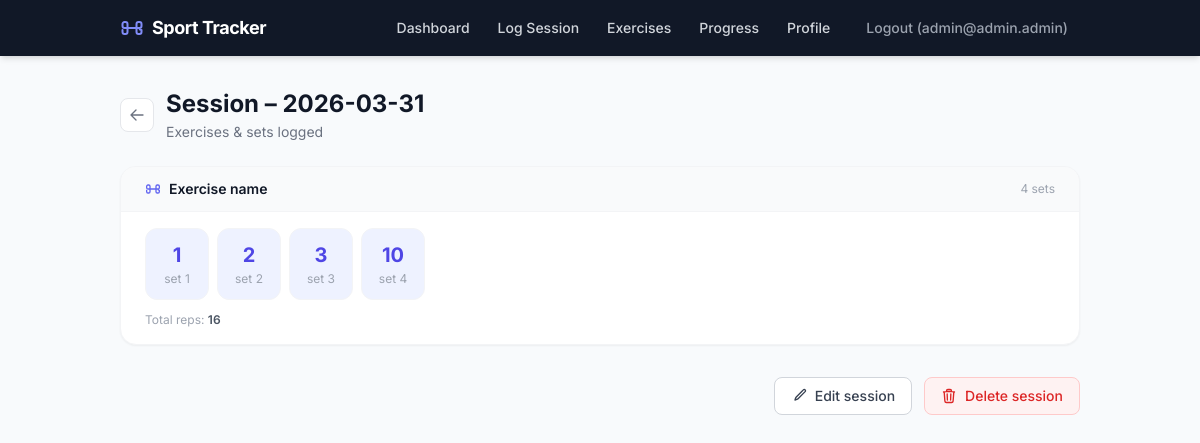
The page /sessions/1 (signed in) on the database its author committed.
### tables this page shows
CREATE TABLE users (
  id INTEGER PRIMARY KEY AUTOINCREMENT,
  email TEXT NOT NULL UNIQUE,
  password_hash TEXT NOT NULL,
  created_at TEXT NOT NULL DEFAULT CURRENT_TIMESTAMP
, name TEXT, date_of_birth TEXT, sex TEXT CHECK (sex IN ('male', 'female')), weight REAL);

CREATE TABLE exercise_sets (
  id INTEGER PRIMARY KEY AUTOINCREMENT,
  session_exercise_id INTEGER NOT NULL,
  set_number INTEGER NOT NULL,
  reps INTEGER NOT NULL CHECK (reps >= 0),
  FOREIGN KEY (session_exercise_id) REFERENCES session_exercises(id) ON DELETE CASCADE
);

CREATE TABLE exercises (
  id INTEGER PRIMARY KEY AUTOINCREMENT,
  user_id INTEGER NOT NULL,
  name TEXT NOT NULL,
  default_sets INTEGER,
  default_reps INTEGER,
  created_at TEXT NOT NULL DEFAULT CURRENT_TIMESTAMP,
  UNIQUE(user_id, name),
  FOREIGN KEY (user_id) REFERENCES users(id) ON DELETE CASCADE
);

### app/routes.py (the view)
@bp.route("/sessions/<int:session_id>")
@login_required
def session_detail(session_id):
    sess = get_session_for_user(session_id, g.user["id"])
    if sess is None:
        abort(404)
    rows = get_session_detail(session_id)
    exercises = []
    for row in rows:
        if not exercises or exercises[-1]["name"] != row["exercise_name"]:
            exercises.append({"name": row["exercise_name"], "sets": []})
        exercises[-1]["sets"].append(row["reps"])
    return render_template("session_detail.html", session=sess, exercises=exercises)

### app/auth/__init__.py (called while the page is built)
def generate_csrf_token() -> str:
    token = session.get("csrf_token")
    if token is None:
        token = secrets.token_urlsafe(32)
        session["csrf_token"] = token
    return token

def login_required(view):
    @wraps(view)
    def wrapped_view(*args, **kwargs):
        if g.user is None:
            return redirect(url_for("auth.login"))
        return view(*args, **kwargs)
    return wrapped_view

@bp.before_app_request
def load_logged_in_user():
    from app.db import get_db  # local import to avoid circular deps at module load
    user_id = session.get("user_id")
    if user_id is None:
        g.user = None
        return
    g.user = get_db().execute("SELECT * FROM users WHERE id = ?", (user_id,)).fetchone()

@bp.before_app_request
def validate_csrf_token():
    if request.method in {"POST", "PUT", "PATCH", "DELETE"}:
        session_token = session.get("csrf_token")
        form_token = request.form.get("csrf_token")
        if session_token is None or form_token is None:
            abort(400)
        if not secrets.compare_digest(session_token, form_token):
            abort(400)

@bp.app_context_processor
def inject_csrf_token():
    return {"csrf_token": generate_csrf_token()}

### app/db.py (called while the page is built)
def get_db():
    if "db" not in g:
        database_path = Path(current_app.config["DATABASE"])
        database_path.parent.mkdir(parents=True, exist_ok=True)
        conn = sqlite3.connect(database_path)
        conn.row_factory = sqlite3.Row
        conn.execute("PRAGMA foreign_keys = ON;")
        g.db = conn
    return g.db

### app/tracker/sessions/queries.py (called while the page is built)
def get_session_for_user(session_id: int, user_id: int):
    return (
        get_db()
        .execute(
            "SELECT id, session_date FROM sessions WHERE id = ? AND user_id = ?",
            (session_id, user_id),
        )
        .fetchone()
    )

def get_session_detail(session_id: int) -> list:
    return (
        get_db()
        .execute(
            """
        SELECT e.name AS exercise_name,
               se.position,
               es.set_number,
               es.reps
        FROM session_exercises se
        JOIN exercises e ON e.id = se.exercise_id
        JOIN exercise_sets es ON es.session_exercise_id = se.id
        WHERE se.session_id = ?
        ORDER BY se.position ASC, es.set_number ASC
        """,
            (session_id,),
        )
        .fetchall()
    )

### app/templates/session_detail.html (shortened to what this page needs)
{% extends 'base.html' %}
{% block content %}
<div class="mb-6 flex items-center gap-3">
  <a href="{{ url_for('routes.dashboard') }}"
     class="inline-flex items-center justify-center rounded-lg border border-gray-200 bg-white p-2 text-gray-500 hover:bg-gray-50 transition">
    <svg class="w-4 h-4" fill="none" viewBox="0 0 24 24" stroke="currentColor" stroke-width="2">
      <path stroke-linecap="round" stroke-linejoin="round" d="M10.5 19.5L3 12m0 0l7.5-7.5M3 12h18"/>
    </svg>
  </a>
  <div>
    <h1 class="text-2xl font-bold text-gray-900">Session – {{ session['session_date'] }}</h1>
    <p class="text-sm text-gray-500 mt-0.5">Exercises &amp; sets logged</p>
  </div>
</div>
{% if exercises %}
  <div class="space-y-4">
    {% for ex in exercises %}
      <div class="rounded-2xl bg-white border border-gray-100 shadow-sm overflow-hidden">
        <div class="px-6 py-3 border-b border-gray-100 bg-gray-50 flex items-center gap-2">
          <span class="text-sm font-semibold text-gray-900">{{ ex['name'] }}</span>
          <span class="ml-auto text-xs text-gray-400">{{ ex['sets']|length }} set{{ 's' if ex['sets']|length != 1 }}</span>
        </div>
        <div class="px-6 py-4">
          <div class="flex flex-wrap gap-2">
            {% for reps in ex['sets'] %}
              <div class="flex flex-col items-center justify-center rounded-xl border border-gray-100 bg-indigo-50 px-4 py-3 min-w-[4rem]">
                <span class="text-xl font-bold text-indigo-600">{{ reps }}</span>
                <span class="text-xs text-gray-400 mt-0.5">set {{ loop.index }}</span>
              </div>
            {% endfor %}
          </div>
          <p class="mt-3 text-xs text-gray-400">
            Total reps: <span class="font-semibold text-gray-600">{{ ex['sets']|sum }}</span>
          </p>
        </div>
      </div>
    {% endfor %}
  </div>
{% endif %}
<div class="mt-8 flex items-center justify-end gap-3">
  <a href="{{ url_for('routes.edit_session_view', session_id=session['id']) }}"
     class="inline-flex items-center gap-2 rounded-lg border border-gray-300 bg-white px-4 py-2 text-sm font-medium text-gray-700 hover:bg-gray-50 transition active:scale-95">
    <svg class="w-4 h-4" fill="none" viewBox="0 0 24 24" stroke="currentColor" stroke-width="2">
      <path stroke-linecap="round" stroke-linejoin="round" d="M16.862 4.487l1.687-1.688a1.875 1.875 0 112.652 2.652L10.582 16.07a4.5 4.5 0 01-1.897 1.13L6 18l.8-2.685a4.5 4.5 0 011.13-1.897l8.932-8.931z"/>
    </svg>
    Edit session
  </a>
  <form method="post" action="{{ url_for('routes.delete_session_view', session_id=session['id']) }}"
        onsubmit="return confirm('Delete this session? This cannot be undone.')">
    <button type="submit"
            class="inline-flex items-center gap-2 rounded-lg border border-red-200 bg-red-50 px-4 py-2 text-sm font-medium text-red-600 hover:bg-red-100 transition active:scale-95 cursor-pointer">
      Delete session
    </button>
  </form>
</div>
{% endblock %}

### app/templates/base.html (shortened to what this page needs)
<!doctype html>
<html lang="en" class="h-full">
<head>
  <script src="https://cdn.tailwindcss.com"></script>
</head>
<body class="h-full bg-slate-50 text-gray-900 font-sans antialiased">
  <nav class="bg-gray-900 shadow-md">
    <div class="mx-auto max-w-5xl px-4 sm:px-6 lg:px-8">
      <div class="flex h-14 items-center justify-between">
        <a href="{{ url_for('routes.dashboard') if g.user else url_for('auth.login') }}"
           class="flex items-center gap-2 text-white font-bold text-lg tracking-tight">
          Sport Tracker
        </a>
        {% if g.user %}
        <div class="hidden sm:flex items-center gap-1">
          <a href="{{ url_for('routes.dashboard') }}"
             class="rounded-md px-3 py-1.5 text-sm font-medium text-gray-300 hover:bg-gray-700 hover:text-white transition">Dashboard</a>
          <a href="{{ url_for('routes.new_session') }}"
             class="rounded-md px-3 py-1.5 text-sm font-medium text-gray-300 hover:bg-gray-700 hover:text-white transition">Log Session</a>
          <a href="{{ url_for('routes.exercises') }}"
             class="rounded-md px-3 py-1.5 text-sm font-medium text-gray-300 hover:bg-gray-700 hover:text-white transition">Exercises</a>
          <a href="{{ url_for('routes.progress') }}"
             class="rounded-md px-3 py-1.5 text-sm font-medium text-gray-300 hover:bg-gray-700 hover:text-white transition">Progress</a>
          <a href="{{ url_for('routes.profile') }}"
             class="rounded-md px-3 py-1.5 text-sm font-medium text-gray-300 hover:bg-gray-700 hover:text-white transition">Profile</a>
          <form method="post" action="{{ url_for('auth.logout') }}" class="ml-2">
            <button type="submit"
                    class="rounded-md px-3 py-1.5 text-sm font-medium text-gray-400 hover:bg-gray-700 hover:text-white transition cursor-pointer border-none bg-transparent">
              Logout ({{ (g.user['name'].split()[0]) if g.user['name'] else g.user['email'] }})
            </button>
          </form>
        </div>
        {% endif %}
      </div>
    </div>
  </nav>
  <main class="mx-auto max-w-5xl px-4 sm:px-6 lg:px-8 py-8">
    {% block content %}{% endblock %}
  </main>
</body>
</html>

### rows shown on the page
users: email "admin@admin.admin"
exercise_sets: name "Exercise name", sets|length "4", sets "s", reps "1" "2" "3" "10", sets|sum "16"

### other values the page prints
{{ session['session_date'] }} "2026-03-31"
